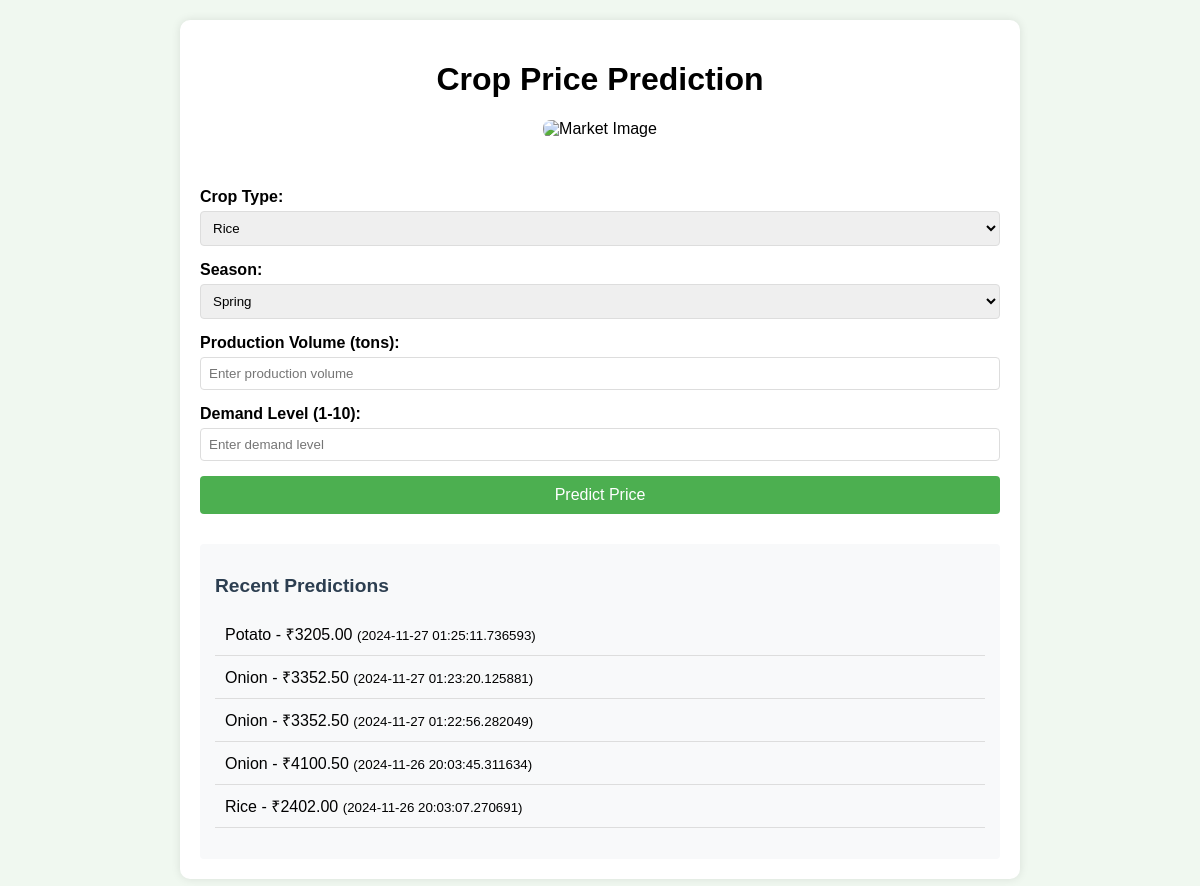
The page / on the database its author committed.
### tables this page shows
CREATE TABLE predictions
                 (id INTEGER PRIMARY KEY AUTOINCREMENT,
                  crop_type INTEGER,
                  season INTEGER,
                  production FLOAT,
                  demand INTEGER,
                  predicted_price FLOAT,
                  prediction_date TIMESTAMP);

CREATE TABLE crops
                 (id INTEGER PRIMARY KEY AUTOINCREMENT,
                  name TEXT NOT NULL,
                  type_id INTEGER NOT NULL);

### app.py (the view)
@app.route('/')
def home():
    conn = sqlite3.connect('crop_data.db')
    c = conn.cursor()
    c.execute("SELECT * FROM crops")
    crops = c.fetchall()
    c.execute("""SELECT c.name, p.predicted_price, p.prediction_date
                 FROM predictions p
                 JOIN crops c ON p.crop_type = c.type_id
                 ORDER BY p.prediction_date DESC LIMIT 5""")
    recent_predictions = c.fetchall()
    conn.close()
    return render_template('index.html', crops=crops, recent_predictions=recent_predictions)

### templates/index.html (shortened to what this page needs)
<!DOCTYPE html>
<html>
<head>
</head>
<body>
    <div class="container">
        <div class="header">
            <h1>Crop Price Prediction</h1>
            <img src="{{ url_for('static', filename='market.jpg') }}" alt="Market Image" class="market-image">
        </div>
        <form action="{{ url_for('predict') }}" method="post">
            <div class="form-group">
                <label>Crop Type:</label>
                <select name="crop_type" required>
                    {% for crop in crops %}
                    <option value="{{ crop[2] }}">{{ crop[1] }}</option>
                    {% endfor %}
                </select>
            </div>
            <div class="form-group">
                <label>Season:</label>
                <select name="season" required>
                    <option value="0">Spring</option>
                </select>
            </div>
            <div class="form-group">
                <label>Production Volume (tons):</label>
                <input type="number" name="production" placeholder="Enter production volume" required>
            </div>
            <div class="form-group">
                <label>Demand Level (1-10):</label>
                <input type="number" name="demand" min="1" max="10" placeholder="Enter demand level" required>
            </div>
            <button type="submit" class="submit-btn">Predict Price</button>
        </form>
        {% if recent_predictions %}
        <div class="recent-predictions">
            <h2>Recent Predictions</h2>
            <ul class="prediction-list">
                {% for pred in recent_predictions %}
                <li class="prediction-item">
                    {{ pred[0] }} - ₹{{ "%.2f"|format(pred[1]) }}
                    <small>({{ pred[2] }})</small>
                </li>
                {% endfor %}
            </ul>
        </div>
        {% endif %}
    </div>
</body>
</html>

### templates/index.html (style rules this page uses)
body { font-family: Arial, sans-serif; margin: 0; padding: 20px; background-color: #f0f8f0; }
.container { max-width: 800px; margin: 0 auto; background-color: white; padding: 20px; border-radius: 10px; box-shadow: 0 0 10px rgba(0,0,0,0.1); }
.header { text-align: center; margin-bottom: 30px; }
.market-image { width: 100%; max-height: 300px; object-fit: cover; border-radius: 8px; margin-bottom: 20px; }
.form-group { margin-bottom: 15px; }
label { display: block; margin-bottom: 5px; font-weight: bold; }
input[type="number"] { width: 100%; padding: 8px; border: 1px solid #ddd; border-radius: 4px; box-sizing: border-box; }
.submit-btn { background-color: #4CAF50; color: white; padding: 10px 20px; border: none; border-radius: 4px; cursor: pointer; width: 100%; font-size: 16px; }
.recent-predictions { margin-top: 30px; padding: 15px; background-color: #f8f9fa; border-radius: 4px; }
.recent-predictions h2 { color: #2c3e50; font-size: 1.2em; margin-bottom: 15px; }
.prediction-list { list-style: none; padding: 0; }
.prediction-item { padding: 10px; border-bottom: 1px solid #ddd; }
select { width: 100%; padding: 8px; border: 1px solid #ddd; border-radius: 4px; box-sizing: border-box; }

### rows shown on the page
predictions: name "Potato", predicted_price "3205.00", prediction_date "2024-11-27 01:25:11.736593"
predictions: name "Onion", predicted_price "3352.50", prediction_date "2024-11-27 01:23:20.125881"
predictions: name "Onion", predicted_price "3352.50", prediction_date "2024-11-27 01:22:56.282049"
predictions: name "Onion", predicted_price "4100.50", prediction_date "2024-11-26 20:03:45.311634"
predictions: name "Rice", predicted_price "2402.00", prediction_date "2024-11-26 20:03:07.270691"

### other values the page prints
form field crop_type "Rice"
